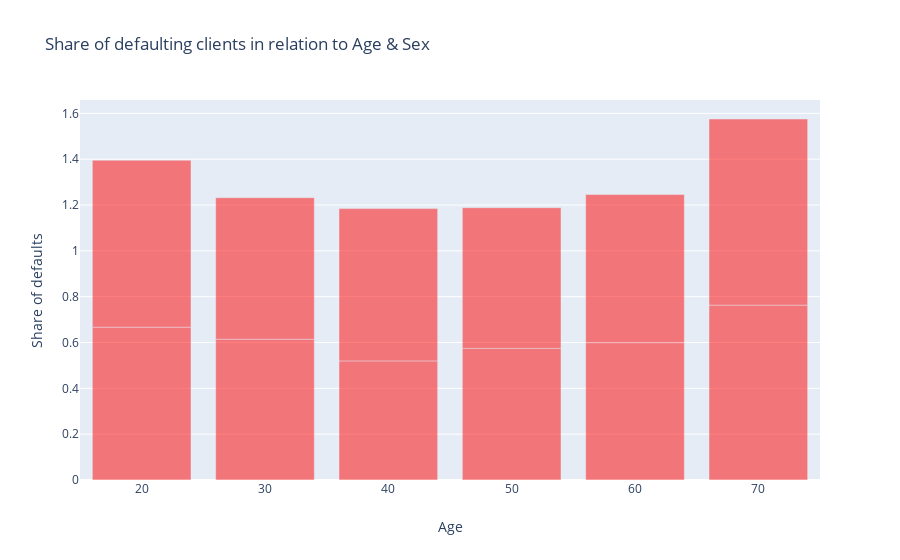

This figure's notebook cell:
### Code cell
df_age_groups=df_grouped.groupby(["age_dec","sex"])[key_KPIs].mean().reset_index()


trace0=go.Bar(name="Mężczyźni", 
              x=df_age_groups[df_age_groups.sex=="Mezczyzna"].age_dec, 
              y=df_age_groups[df_age_groups.sex=="Mezczyzna"].is_default,
             marker=dict(
            color="blue",
            opacity=0.5
            ))
trace1=go.Bar(name='Kobiety', 
              x=df_age_groups[df_age_groups.sex!="Mezczyzna"].age_dec, 
              y=df_age_groups[df_age_groups.sex!="Mezczyzna"].is_default,
               marker=dict(
            color="red",
            opacity=0.5
            ))




data=[trace0,trace1]
figure=go.Figure(
    data=data,
    layout=go.Layout(
    
        barmode="group",
        title="Share of defaulting clients in relation to Age & Sex",
        yaxis=dict(title="Share of defaults"),
        xaxis=dict(title="Age")

    
    ))
iplot(figure)

### Figure 1 — Plotly figure (JSON) as saved in the notebook; plotly's stock layout.template omitted (floating-point values rounded to 4 significant figures)
{"data": [{"marker": {"color": "blue", "opacity": 0.5}, "name": "Mężczyźni", "type": "bar", "x": [], "y": []}, {"marker": {"color": "red", "opacity": 0.5}, "name": "Kobiety", "type": "bar", "x": [20, 20, 30, 30, 40, 40, 50, 50, 60, 60, 70, 70], "y": [0.6667, 0.7289, 0.6142, 0.6178, 0.5196, 0.6647, 0.5742, 0.6141, 0.5993, 0.6463, 0.7629, 0.8125]}], "layout": {"barmode": "group", "title": {"text": "Share of defaulting clients in relation to Age & Sex"}, "xaxis": {"title": {"text": "Age"}}, "yaxis": {"title": {"text": "Share of defaults"}}}}
